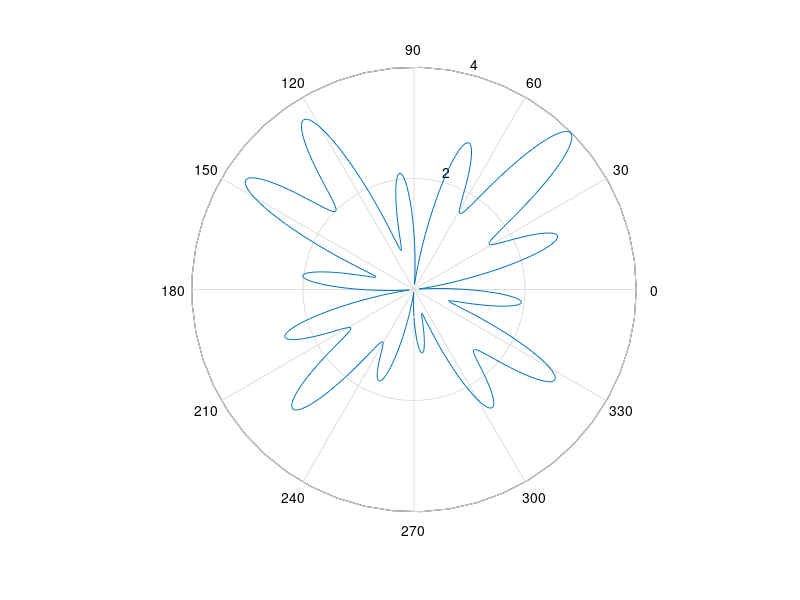

The MATLAB source for this figure:
function retval = plot8()
  phi = -pi/2:0.01:3*pi/2;
  a = 100;
  b = 2;
  n = 4;
  k = 14;

  r = [];

  for i = 1:length(phi)
      tmp = a / (a + (phi(i) - pi/2)^n) * (b - sin(k * phi(i)) - cos(n * phi(i)));
      r = [r tmp];
  end

  polar(phi, r);
endfunction
